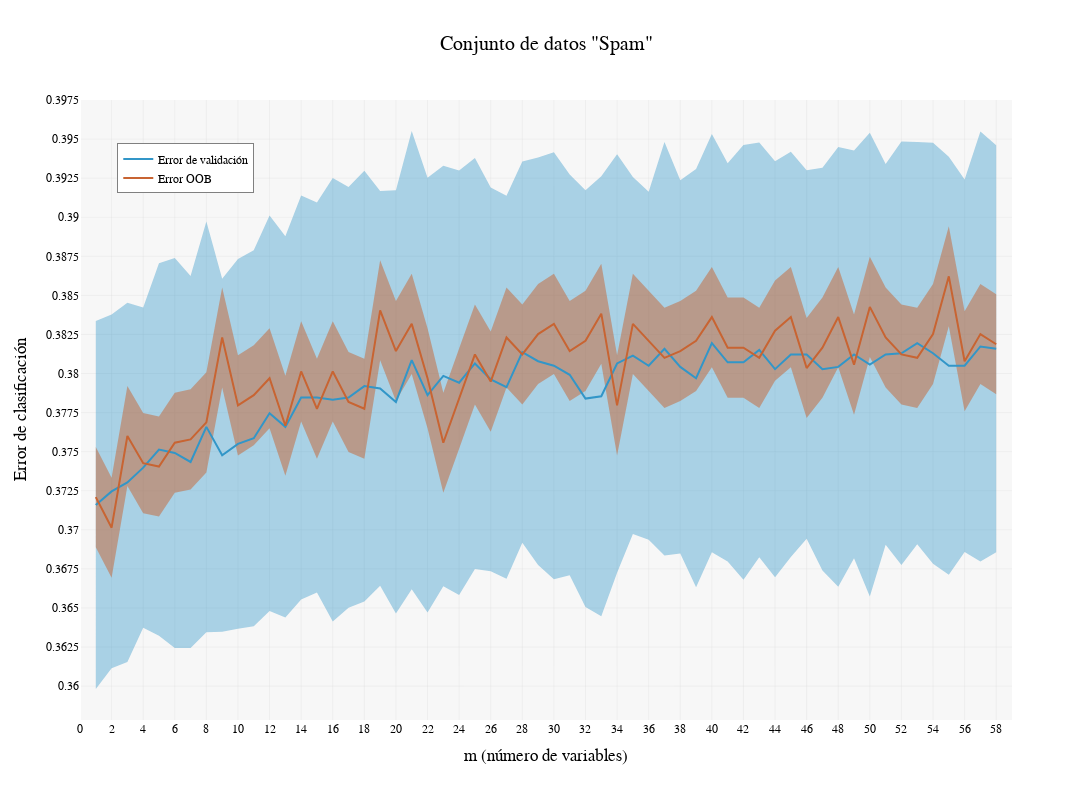

Here is the notebook cell this chart was saved with:
### Code cell
import numpy as np
import plotly.graph_objects as go

# Assuming error_test and error_oob are already defined

m_features_plot = np.arange(1, len(error_test) + 1)
error_test_mean = error_test.mean(axis=1)
error_test_std = error_test.std(axis=1)
error_oob_std = error_oob.std()
error_oob_std_vec = np.repeat(error_oob_std, len(m_features_plot))

# Create Plotly figure
fig = go.Figure()

# Add the first series with shaded area for test error
fig.add_trace(go.Scatter(
    x=np.concatenate([m_features_plot, m_features_plot[::-1]]),
    y=np.concatenate([error_test_mean + error_test_std, (error_test_mean - error_test_std)[::-1]]),
    fill='toself',
    fillcolor='rgba(50, 150, 200, 0.4)',  # Light blue color for shaded area
    mode='none',
    name='Test Error (± Std Dev)',
    showlegend=False
))

# Add the second series with shaded area for OOB error
fig.add_trace(go.Scatter(
    x=np.concatenate([m_features_plot, m_features_plot[::-1]]),
    y=np.concatenate([np.ravel(error_oob) + error_oob_std_vec, (np.ravel(error_oob) - error_oob_std_vec)[::-1]]),
    fill='toself',
    fillcolor='rgba(200, 100, 50, 0.5)',  # Light orange color for shaded area
    mode='none',
    name='OOB Error (± Std Dev)',
    showlegend=False
))

# Add the lines for test error and OOB error
fig.add_trace(go.Scatter(
    x=m_features_plot,
    y=error_test_mean,
    mode='lines',
    name='Error de validación',
    line=dict(color='rgba(50, 150, 200, 1)')  # Blue color for line
))

fig.add_trace(go.Scatter(
    x=m_features_plot,
    y=np.ravel(error_oob),
    mode='lines',
    name='Error OOB',
    line=dict(color='rgba(200, 100, 50, 1)')  # Orange color for line
))

# Update layout
fig.update_layout(
    title='Conjunto de datos "Spam"',
    title_x=0.5,
    xaxis_title='m (número de variables)',
    yaxis_title='Error de clasificación',
    legend=dict(
        x=0.04,
        y=0.93,
        traceorder='normal',
        font=dict(
            family='Computer Modern',
            size=12,
            color='black'
        ),
        bgcolor='white',#'rgba(240, 240, 240, 0.05)',
        bordercolor='gray',
        borderwidth=1
    ),
    font=dict(
        family='Computer Modern',
        size=14,
        color='black'
    ),
    plot_bgcolor='rgba(240, 240, 240, 0.5)',
    xaxis=dict(
        showgrid=True,
        gridwidth=0.25,
        gridcolor='lightgray',
        tickfont=dict(size=12),
        dtick=2,  # Add more grid lines by reducing the spacing
        rangemode='tozero',  # Start the range at zero
        range=[0, len(m_features_plot) + 1]  # Set the range of the x-axis
    ),
    yaxis=dict(
        showgrid=True,
        gridwidth=0.25,
        gridcolor='lightgray',
        tickfont=dict(size=12),
        dtick=0.0025  # Add more grid lines by reducing the spacing
    ),
    width=1200,
    height=800
)

fig.show()

### Figure 1 — Plotly figure (JSON) as saved in the notebook; plotly's stock layout.template omitted (floating-point values rounded to 4 significant figures)
{"data": [{"fill": "toself", "fillcolor": "rgba(50, 150, 200, 0.4)", "mode": "none", "name": "Test Error (± Std Dev)", "showlegend": false, "type": "scatter", "x": [1, 2, 3, 4, 5, 6, 7, 8, 9, 10, 11, 12, 13, 14, 15, 16, 17, 18, 19, 20, 21, 22, 23, 24, 25, 26, 27, 28, 29, 30, 31, 32, 33, 34, 35, 36, 37, 38, 39, 40, 41, 42, 43, 44, 45, 46, 47, 48, 49, 50, 51, 52, 53, 54, 55, 56, 57, 58, 58, 57, 56, 55, 54, 53, 52, 51, 50, 49, 48, 47, 46, 45, 44, 43, 42, 41, 40, 39, 38, 37, 36, 35, 34, 33, 32, 31, 30, 29, 28, 27, 26, 25, 24, 23, 22, 21, 20, 19, 18, 17, 16, 15, 14, 13, 12, 11, 10, 9, 8, 7, 6, 5, 4, 3, 2, 1], "y": [0.3834, 0.3838, 0.3845, 0.3842, 0.3871, 0.3874, 0.3862, 0.3897, 0.3861, 0.3873, 0.3879, 0.3901, 0.3888, 0.3914, 0.3909, 0.3925, 0.3919, 0.393, 0.3917, 0.3917, 0.3955, 0.3925, 0.3933, 0.393, 0.3938, 0.3919, 0.3914, 0.3936, 0.3938, 0.3942, 0.3927, 0.3917, 0.3926, 0.394, 0.3926, 0.3916, 0.3948, 0.3924, 0.3931, 0.3953, 0.3935, 0.3946, 0.3948, 0.3936, 0.3942, 0.393, 0.3932, 0.3945, 0.3943, 0.3954, 0.3934, 0.3948, 0.3948, 0.3948, 0.3939, 0.3924, 0.3955, 0.3946, 0.3686, 0.368, 0.3686, 0.3671, 0.3678, 0.3691, 0.3677, 0.369, 0.3657, 0.3682, 0.3664, 0.3674, 0.3694, 0.3683, 0.367, 0.3682, 0.3668, 0.368, 0.3686, 0.3663, 0.3685, 0.3684, 0.3694, 0.3697, 0.3673, 0.3645, 0.3651, 0.3671, 0.3668, 0.3678, 0.3692, 0.3669, 0.3674, 0.3675, 0.3658, 0.3664, 0.3647, 0.3662, 0.3646, 0.3664, 0.3654, 0.365, 0.3641, 0.366, 0.3655, 0.3644, 0.3648, 0.3638, 0.3637, 0.3635, 0.3634, 0.3624, 0.3624, 0.3632, 0.3637, 0.3615, 0.3611, 0.3598]}, {"fill": "toself", "fillcolor": "rgba(200, 100, 50, 0.5)", "mode": "none", "name": "OOB Error (± Std Dev)", "showlegend": false, "type": "scatter", "x": [1, 2, 3, 4, 5, 6, 7, 8, 9, 10, 11, 12, 13, 14, 15, 16, 17, 18, 19, 20, 21, 22, 23, 24, 25, 26, 27, 28, 29, 30, 31, 32, 33, 34, 35, 36, 37, 38, 39, 40, 41, 42, 43, 44, 45, 46, 47, 48, 49, 50, 51, 52, 53, 54, 55, 56, 57, 58, 58, 57, 56, 55, 54, 53, 52, 51, 50, 49, 48, 47, 46, 45, 44, 43, 42, 41, 40, 39, 38, 37, 36, 35, 34, 33, 32, 31, 30, 29, 28, 27, 26, 25, 24, 23, 22, 21, 20, 19, 18, 17, 16, 15, 14, 13, 12, 11, 10, 9, 8, 7, 6, 5, 4, 3, 2, 1], "y": [0.3753, 0.3733, 0.3792, 0.3775, 0.3773, 0.3788, 0.379, 0.3801, 0.3855, 0.3812, 0.3818, 0.3829, 0.3799, 0.3833, 0.3809, 0.3833, 0.3814, 0.3809, 0.3872, 0.3846, 0.3864, 0.3829, 0.3788, 0.3816, 0.3844, 0.3827, 0.3855, 0.3844, 0.3857, 0.3864, 0.3846, 0.3853, 0.387, 0.3812, 0.3864, 0.3853, 0.3842, 0.3846, 0.3853, 0.3868, 0.3849, 0.3849, 0.3842, 0.3859, 0.3868, 0.3836, 0.3849, 0.3868, 0.3838, 0.3875, 0.3855, 0.3844, 0.3842, 0.3857, 0.3894, 0.384, 0.3857, 0.3851, 0.3787, 0.3793, 0.3776, 0.383, 0.3793, 0.3778, 0.378, 0.3791, 0.3811, 0.3774, 0.3804, 0.3785, 0.3771, 0.3804, 0.3795, 0.3778, 0.3785, 0.3785, 0.3804, 0.3789, 0.3782, 0.3778, 0.3789, 0.38, 0.3748, 0.3806, 0.3789, 0.3782, 0.38, 0.3793, 0.378, 0.3791, 0.3763, 0.378, 0.3752, 0.3724, 0.3765, 0.38, 0.3782, 0.3808, 0.3745, 0.375, 0.3769, 0.3745, 0.3769, 0.3735, 0.3765, 0.3754, 0.3748, 0.3791, 0.3737, 0.3726, 0.3724, 0.3708, 0.3711, 0.3728, 0.3669, 0.3689]}, {"line": {"color": "rgba(50, 150, 200, 1)"}, "mode": "lines", "name": "Error de validación", "type": "scatter", "x": [1, 2, 3, 4, 5, 6, 7, 8, 9, 10, 11, 12, 13, 14, 15, 16, 17, 18, 19, 20, 21, 22, 23, 24, 25, 26, 27, 28, 29, 30, 31, 32, 33, 34, 35, 36, 37, 38, 39, 40, 41, 42, 43, 44, 45, 46, 47, 48, 49, 50, 51, 52, 53, 54, 55, 56, 57, 58], "y": [0.3716, 0.3725, 0.373, 0.374, 0.3751, 0.3749, 0.3743, 0.3766, 0.3748, 0.3755, 0.3759, 0.3775, 0.3766, 0.3785, 0.3785, 0.3783, 0.3785, 0.3792, 0.379, 0.3782, 0.3809, 0.3786, 0.3798, 0.3794, 0.3806, 0.3796, 0.3791, 0.3814, 0.3808, 0.3805, 0.3799, 0.3784, 0.3785, 0.3806, 0.3812, 0.3805, 0.3816, 0.3804, 0.3797, 0.3819, 0.3807, 0.3807, 0.3815, 0.3803, 0.3812, 0.3812, 0.3803, 0.3804, 0.3812, 0.3806, 0.3812, 0.3813, 0.3819, 0.3813, 0.3805, 0.3805, 0.3817, 0.3816]}, {"line": {"color": "rgba(200, 100, 50, 1)"}, "mode": "lines", "name": "Error OOB", "type": "scatter", "x": [1, 2, 3, 4, 5, 6, 7, 8, 9, 10, 11, 12, 13, 14, 15, 16, 17, 18, 19, 20, 21, 22, 23, 24, 25, 26, 27, 28, 29, 30, 31, 32, 33, 34, 35, 36, 37, 38, 39, 40, 41, 42, 43, 44, 45, 46, 47, 48, 49, 50, 51, 52, 53, 54, 55, 56, 57, 58], "y": [0.3721, 0.3701, 0.376, 0.3743, 0.374, 0.3756, 0.3758, 0.3769, 0.3823, 0.378, 0.3786, 0.3797, 0.3767, 0.3801, 0.3777, 0.3801, 0.3782, 0.3777, 0.384, 0.3814, 0.3832, 0.3797, 0.3756, 0.3784, 0.3812, 0.3795, 0.3823, 0.3812, 0.3825, 0.3832, 0.3814, 0.3821, 0.3838, 0.378, 0.3832, 0.3821, 0.381, 0.3814, 0.3821, 0.3836, 0.3817, 0.3817, 0.381, 0.3827, 0.3836, 0.3804, 0.3817, 0.3836, 0.3806, 0.3843, 0.3823, 0.3812, 0.381, 0.3825, 0.3862, 0.3808, 0.3825, 0.3819]}], "layout": {"font": {"color": "black", "family": "Computer Modern", "size": 14}, "height": 800, "legend": {"bgcolor": "white", "bordercolor": "gray", "borderwidth": 1, "font": {"color": "black", "family": "Computer Modern", "size": 12}, "traceorder": "normal", "x": 0.04, "y": 0.93}, "plot_bgcolor": "rgba(240, 240, 240, 0.5)", "title": {"text": "Conjunto de datos \"Spam\"", "x": 0.5}, "width": 1200, "xaxis": {"dtick": 2, "gridcolor": "lightgray", "gridwidth": 0.25, "range": [0, 59], "rangemode": "tozero", "showgrid": true, "tickfont": {"size": 12}, "title": {"text": "m (número de variables)"}}, "yaxis": {"dtick": 0.0025, "gridcolor": "lightgray", "gridwidth": 0.25, "showgrid": true, "tickfont": {"size": 12}, "title": {"text": "Error de clasificación"}}}}
